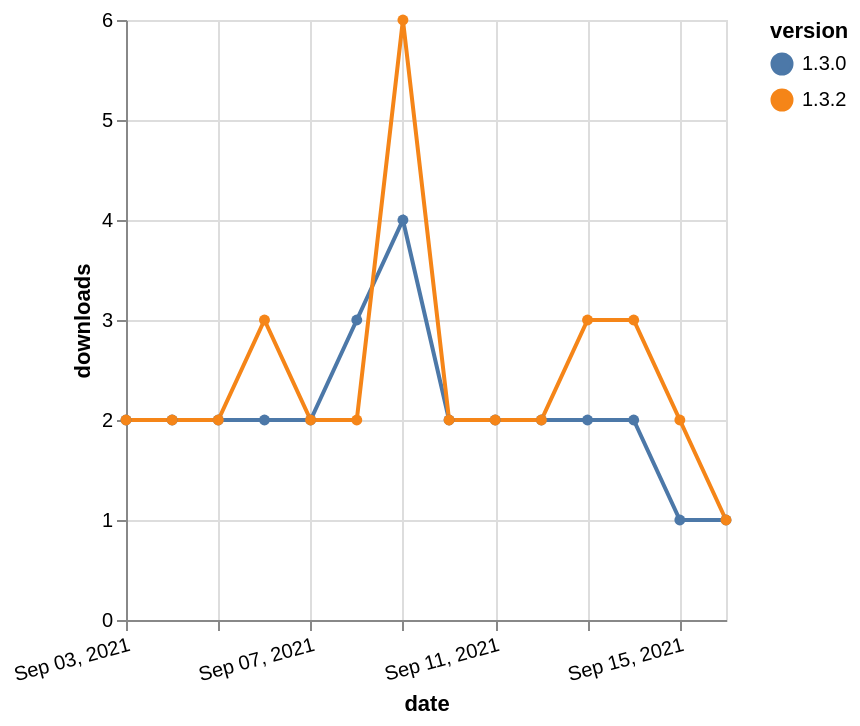

The specification (Vega-Lite) saved for this image:
### Vega-Lite specification from a JSON file in a GitHub repository (floating-point values rounded to 4 significant figures)
{"$schema": "https://vega.github.io/schema/vega-lite/v5.json", "description": "A simple bar chart with embedded data.", "data": {"values": [{"date": "2021-09-03", "total": 5743, "delta": 2, "version": "1.3.0"}, {"date": "2021-09-04", "total": 5745, "delta": 2, "version": "1.3.0"}, {"date": "2021-09-05", "total": 5747, "delta": 2, "version": "1.3.0"}, {"date": "2021-09-06", "total": 5749, "delta": 2, "version": "1.3.0"}, {"date": "2021-09-07", "total": 5751, "delta": 2, "version": "1.3.0"}, {"date": "2021-09-08", "total": 5754, "delta": 3, "version": "1.3.0"}, {"date": "2021-09-09", "total": 5758, "delta": 4, "version": "1.3.0"}, {"date": "2021-09-10", "total": 5760, "delta": 2, "version": "1.3.0"}, {"date": "2021-09-11", "total": 5762, "delta": 2, "version": "1.3.0"}, {"date": "2021-09-12", "total": 5764, "delta": 2, "version": "1.3.0"}, {"date": "2021-09-13", "total": 5766, "delta": 2, "version": "1.3.0"}, {"date": "2021-09-14", "total": 5768, "delta": 2, "version": "1.3.0"}, {"date": "2021-09-15", "total": 5769, "delta": 1, "version": "1.3.0"}, {"date": "2021-09-16", "total": 5770, "delta": 1, "version": "1.3.0"}, {"date": "2021-09-03", "total": 11311, "delta": 2, "version": "1.3.2"}, {"date": "2021-09-04", "total": 11313, "delta": 2, "version": "1.3.2"}, {"date": "2021-09-05", "total": 11315, "delta": 2, "version": "1.3.2"}, {"date": "2021-09-06", "total": 11318, "delta": 3, "version": "1.3.2"}, {"date": "2021-09-07", "total": 11320, "delta": 2, "version": "1.3.2"}, {"date": "2021-09-08", "total": 11322, "delta": 2, "version": "1.3.2"}, {"date": "2021-09-09", "total": 11328, "delta": 6, "version": "1.3.2"}, {"date": "2021-09-10", "total": 11330, "delta": 2, "version": "1.3.2"}, {"date": "2021-09-11", "total": 11332, "delta": 2, "version": "1.3.2"}, {"date": "2021-09-12", "total": 11334, "delta": 2, "version": "1.3.2"}, {"date": "2021-09-13", "total": 11337, "delta": 3, "version": "1.3.2"}, {"date": "2021-09-14", "total": 11340, "delta": 3, "version": "1.3.2"}, {"date": "2021-09-15", "total": 11342, "delta": 2, "version": "1.3.2"}, {"date": "2021-09-16", "total": 11343, "delta": 1, "version": "1.3.2"}]}, "width": "container", "mark": {"type": "line", "point": {"filled": true}}, "encoding": {"x": {"field": "date", "type": "temporal", "timeUnit": "yearmonthdate", "title": "date", "axis": {"labelAngle": -15}}, "y": {"field": "delta", "type": "quantitative", "title": "downloads"}, "color": {"field": "version", "type": "nominal"}, "tooltip": {"field": "delta"}}}
